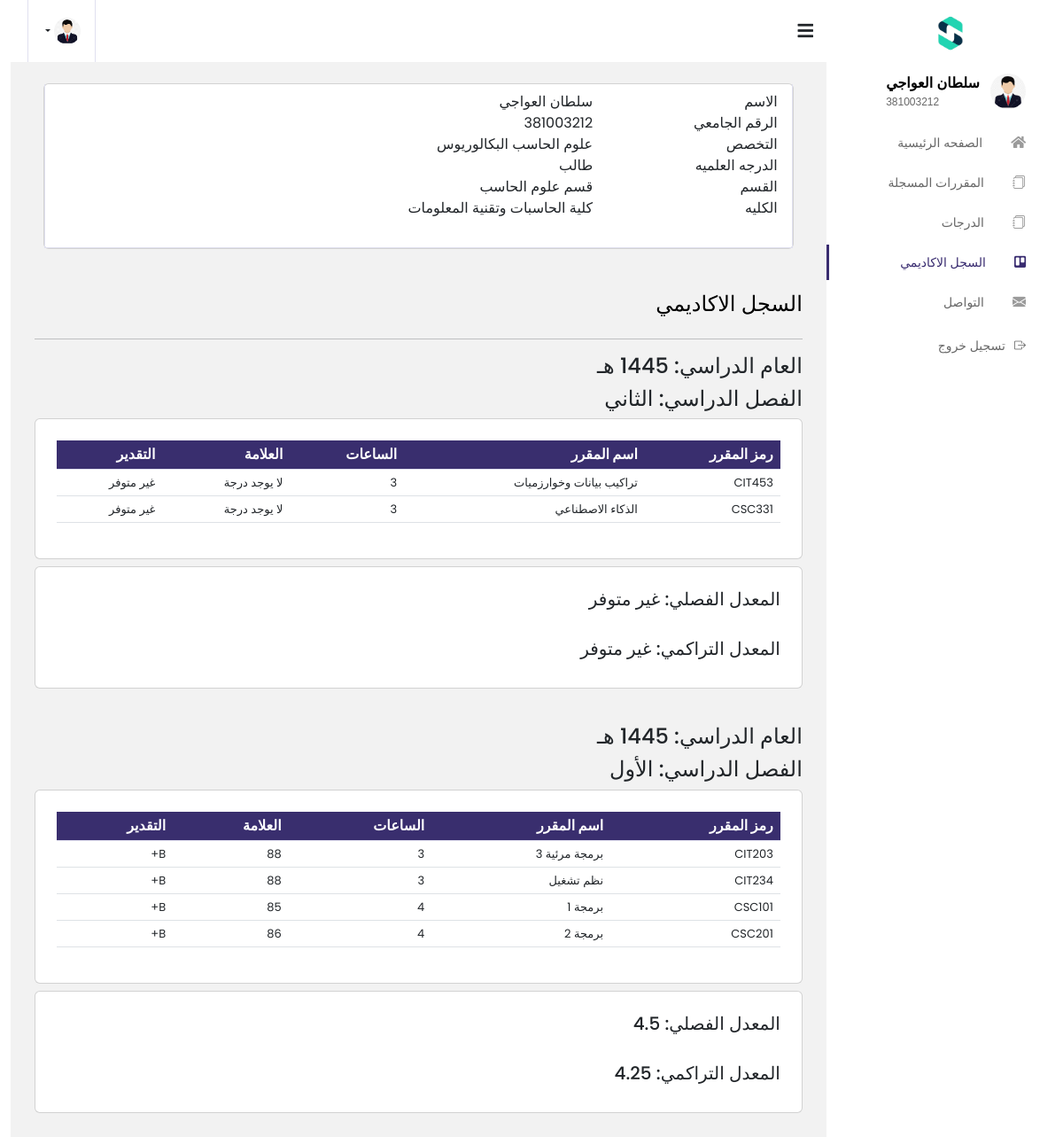
/Actors/student/acadmic_record.php (signed in), run on an earlier commit of the app's database.
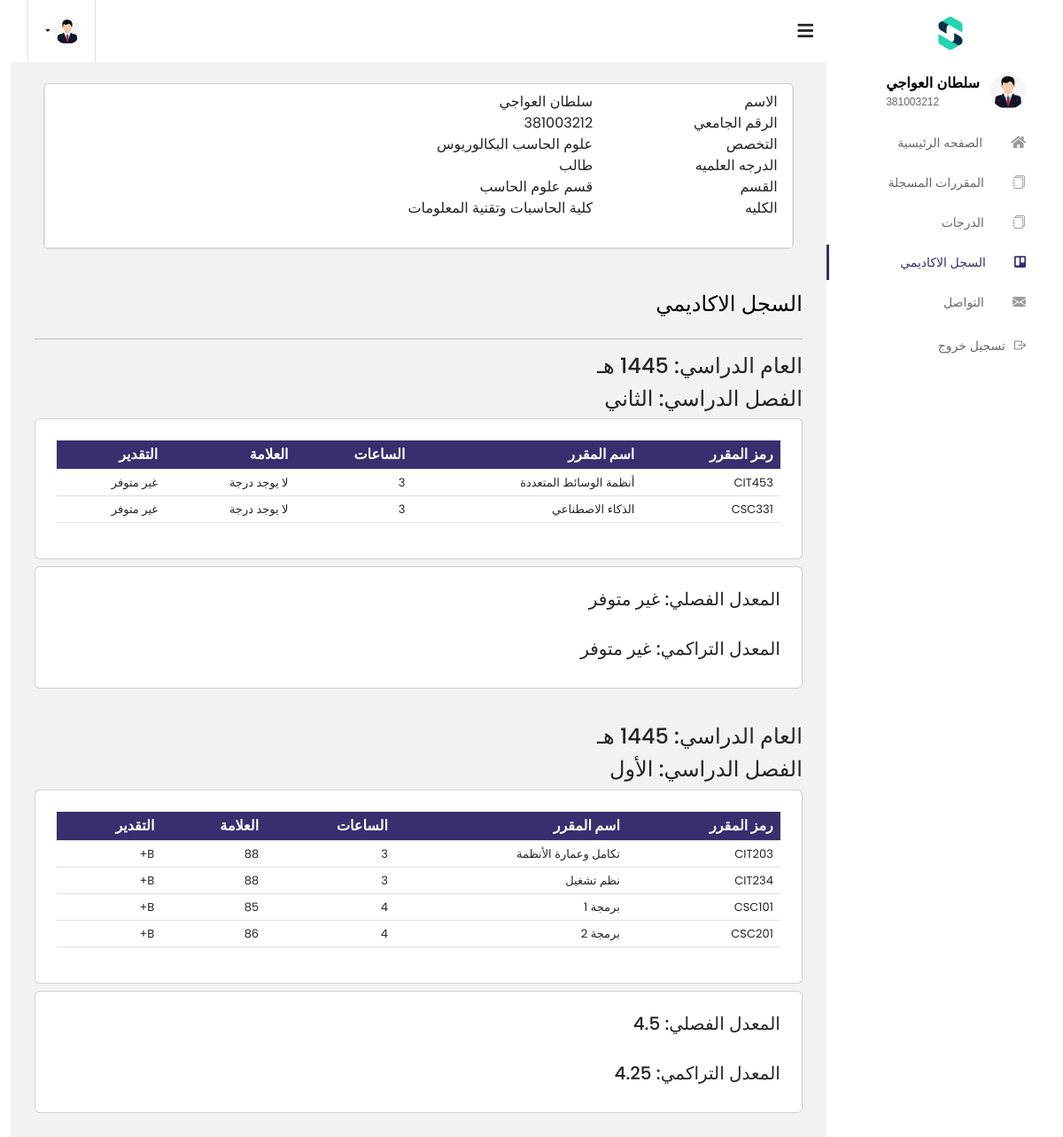
And on a later commit of the database.
### tables this page shows
CREATE TABLE `programs` (
  `Program_ID` int(6) NOT NULL,
  `Program_Name` varchar(50) NOT NULL
);

CREATE TABLE `departments` (
  `Department_ID` int(4) NOT NULL,
  `Department_Name` varchar(100) NOT NULL
);

CREATE TABLE `colleges` (
  `College_ID` int(2) NOT NULL,
  `College_Name` varchar(100) NOT NULL
);

CREATE TABLE `academic_record` (
  `student_id` int(9) NOT NULL,
  `subject_code` varchar(6) NOT NULL,
  `Semster_Number` int(3) NOT NULL,
  `grade` int(3) NOT NULL
);

CREATE TABLE `subjects` (
  `subject_code` varchar(6) NOT NULL,
  `Program_ID` int(6) NOT NULL,
  `subject_name` varchar(70) NOT NULL,
  `credit_hours` int(1) NOT NULL
);

### Actors/student/acadmic_record.php (the view, shortened to what the rows shown need)
<!DOCTYPE html>
<html lang="en">
<head>
  <link href="https://cdn.jsdelivr.net/npm/bootstrap-icons@1.7.2/font/bootstrap-icons.css" rel="stylesheet">
  <?php
  $navbar_path = "tools/css.php";
  for ($i = 0; $i < 9; $i++) {
    $path = str_repeat("../", $i) . $navbar_path;
    if (file_exists($path)) {
      break;
    }
  }
  ?>
</head>
<body class="rtl">
  <div class="container-scroller">
<?php
$navbar_path = "Navbar/rtl/nav.php";
for ($i = 0; $i < 9; $i++) {
    $path = str_repeat("../", $i) . $navbar_path;
    if (file_exists($path)) {
        break;
    }
}
?>
    <div class="main-panel">
      <div class="content-wrapper">
        <div class="raw">
        <?php
$loading_path = "content/content.php";
for ($i = 0; $i < 9; $i++) {
    $path = str_repeat("../", $i) . $loading_path;
    if (file_exists($path)) {
        include $path;
        break;
    }
}
?>
        </div>
        <br><br>
        <div class="row">
          <?php
          $semester_displayed = false;
          $GPA = 0;
          $sql = "SELECT
          CONCAT('14', LEFT(cs.Semester_Number, 2)) AS academic_year,
          CASE RIGHT(cs.Semester_Number, 1)
              WHEN '0' THEN 'التحضيري'
              WHEN '1' THEN 'الأول'
              WHEN '2' THEN 'الثاني'
              WHEN '3' THEN 'الثالث'
              WHEN '4' THEN 'الرابع'
              WHEN '5' THEN 'الخامس'
              WHEN '6' THEN 'السادس'
              WHEN '7' THEN 'السابع'
              WHEN '8' THEN 'الثامن'
              WHEN '9' THEN 'التاسع'
          END AS semester,
          cs.subject_code AS course_code,
          sub.subject_name AS course_name,
          sub.credit_hours,
          IFNULL(ar.grade, 'لا يوجد درجة') AS grade,
          IFNULL(sg.GPA, 'غير متوفر') AS student_GPA
          FROM current_semester cs
          JOIN subjects sub ON cs.subject_code = sub.subject_code
          LEFT JOIN academic_record ar ON cs.student_id = ar.student_id AND cs.subject_code = ar.subject_code AND cs.Semester_Number = ar.Semster_Number
          LEFT JOIN student_gpa sg ON cs.student_id = sg.student_ID AND cs.Semester_Number = sg.Semster_Number
          WHERE cs.student_id = {$_SESSION['Account_ID']}
          AND cs.Semester_Number = (SELECT MAX(Semester_Number)  FROM current_semester WHERE student_id = {$_SESSION['Account_ID']}  )";
          $result = $conn->query($sql);
          if ($result->num_rows > 0) {
            while ($row = $result->fetch_assoc()) {
              if (!$semester_displayed) {
                $semester_displayed = true;
                echo "<div class='col-xxl-12 col-md-12'>
                <div class='card info-card sales-card'>
                <div class='card-body'>
                <div class='table-responsive'>
                <table class='table'><thead>
                <tr>
                  <th scope='col'>رمز المقرر</th>
                  <th scope='col'>اسم المقرر</th>
                  <th scope='col'>الساعات</th>
                  <th scope='col'>العلامة</th>
                  <th scope='col'>التقدير</th>
                </tr></thead><tbody>";
              }
              if (!empty($row['grade']) && is_numeric($row['grade'])) {
                if ($row['grade'] >= 95) {
                  $mark = "A+";
                } else if ($row['grade'] >= 90) {
                  $mark = "A";
                } else if ($row['grade'] >= 85) {
                  $mark = "B+";
                } else if ($row['grade'] >= 80) {
                  $mark = "B";
                } else if ($row['grade'] >= 75) {
                  $mark = "C+";
                } else if ($row['grade'] >= 70) {
                  $mark = "C";
                } else if ($row['grade'] >= 65) {
                  $mark = "D+";
                } else if ($row['grade'] >= 60) {
                  $mark = "D";
                } else {
                  $mark = "F";
                }
              } else {
                $mark = "غير متوفر";
              }
              $GPA = $row['student_GPA'];
              $subject_grade_hours[] = array(
                'grade' => $row['grade'],
                'credit_hours' => $row['credit_hours']
              );
            }
            $smesterGb = calculateGPA($subject_grade_hours);
            echo "</tbody></table></div></div></div></div><h1></h1>
                  <div class='col-xxl-12 col-md-12'>
                  <div class='card info-card sales-card'>
                  <div class='card-body'>
                  <h5>المعدل الفصلي: $smesterGb </h5><br>
                  <h5>المعدل التراكمي: $GPA</h5></div></div><br></div><h1><h1>";
          } else {
            echo "
            <div class='alert alert-danger'><p></p>";
          }
          ?>
          <?php
          function calculateGPA($data)
          {
            $total_points = 0;
            $total_hours = 0;
            foreach ($data as $course) {
              $grade = $course['grade'];
              $hours = $course['credit_hours'];
              if (!empty($grade) && is_numeric($grade)) {
                if ($grade >= 95) {
                  $points = 5.0;
                } elseif ($grade >= 90) {
                  $points = 4.75;
                } elseif ($grade >= 85) {
                  $points = 4.5;
                } elseif ($grade >= 80) {
                  $points = 4.0;
                } elseif ($grade >= 75) {
                  $points = 3.5;
                } elseif ($grade >= 70) {
                  $points = 3.0;
                } elseif ($grade >= 65) {
                  $points = 2.5;
                } elseif ($grade >= 60) {
                  $points = 2.0;
                } else {
                  $points = 1.0;
                }
                $total_points += $points * $hours;
                $total_hours += $hours;
              }
            }
            if ($total_hours > 0) {
              $GPA = $total_points / $total_hours;
              return round($GPA, 2);
            } else {
              return "غير متوفر";
            }
          }
          $current_academic_year = "";
          $current_semester = "";
          $GPA = 0;
          $sql = "SELECT
          CONCAT('14', LEFT(ar.Semster_Number, 2)) AS academic_year,
          CASE RIGHT(ar.Semster_Number, 1)
              WHEN '0' THEN 'التحضيري'
              WHEN '1' THEN 'الأول'
              WHEN '2' THEN 'الثاني'
              WHEN '3' THEN 'الثالث'
              WHEN '4' THEN 'الرابع'
              WHEN '5' THEN 'الخامس'
              WHEN '6' THEN 'السادس'
              WHEN '7' THEN 'السابع'
              WHEN '8' THEN 'الثامن'
              WHEN '9' THEN 'التاسع'
          END AS semester,
          ar.subject_code,
          s.subject_name,
          s.credit_hours,
          COALESCE(ar.grade, 'لا يوجد درجة') AS grade,
          COALESCE(sg.GPA, 'غير متوفر') AS gpa
      FROM
          academic_record ar
      LEFT JOIN
          subjects s ON ar.subject_code = s.subject_code
      LEFT JOIN
          student_gpa sg ON ar.student_ID = sg.student_ID AND ar.Semster_Number = sg.Semster_Number
      WHERE
          ar.student_ID = {$_SESSION['Account_ID']}
          AND ar.Semster_Number NOT IN (SELECT Semester_Number FROM current_semester WHERE student_id = {$_SESSION['Account_ID']} ORDER BY ar.Semster_Number DESC)";
          $result = $conn->query($sql);
          if ($result->num_rows > 0) {
            while ($row = $result->fetch_assoc()) {
              if ($current_academic_year != $row['academic_year'] || $current_semester != $row['semester']) {
                echo "<h4>العام الدراسي: " . $row['academic_year'] . " هـ</h4>";
                echo "<h4>الفصل الدراسي: " . $row['semester'] . "</h4>";
                echo "<div class='col-xxl-12 col-md-12'>
                <div class='card info-card sales-card'>
                <div class='card-body'>
                <div class='table-responsive'>
                <table class='table'>
                <thead><tr>
                <th scope='col'>رمز المقرر</th>
                <th scope='col'>اسم المقرر</th>
                <th scope='col'>الساعات</th>
                <th scope='col'>العلامة</th>
                <th scope='col'>التقدير</th>
                </tr></thead><tbody>";
                $current_academic_year = $row['academic_year'];
                $current_semester = $row['semester'];
              }
              if (!empty($row['grade']) && is_numeric($row['grade'])) {
                if ($row['grade'] >= 95) {
                  $mark = "A+";
                } else if ($row['grade'] >= 90) {
                  $mark = "A";
                } else if ($row['grade'] >= 85) {
                  $mark = "B+";
                } else if ($row['grade'] >= 80) {
                  $mark = "B";
                } else if ($row['grade'] >= 75) {
                  $mark = "C+";
                } else if ($row['grade'] >= 70) {
                  $mark = "C";
                } else if ($row['grade'] >= 65) {
                  $mark = "D+";
                } else if ($row['grade'] >= 60) {
                  $mark = "D";
                } else {
                  $mark = "F";
                }
              } else {
                $mark = "غير متوفر";
              }
              echo "<tr><td>" . $row['subject_code'] . "</td>
                      <td>" . $row['subject_name'] . "</td>
                      <td>" . $row['credit_hours'] . "</td>
                      <td>" . $row['grade'] . "</td>
                      <td>$mark</td></tr>";
              $subject_grade_hours[] = array(
                'grade' => $row['grade'],
                'credit_hours' => $row['credit_hours']
              );
              $GPA = $row['gpa'];
            }
            $smester_GPA = calculateGPA($subject_grade_hours);
            echo "</tbody></table></div></div></div>
                </div><h1></h1>
                <div class='col-xxl-12 col-md-12'>
                <div class='card info-card sales-card'>
                <div class='card-body'><h5>المعدل الفصلي: $smester_GPA</h5>
                <br><h5>المعدل التراكمي: $GPA</h5></div>
                </div><br></div>
                <h1><h1>";
          } else {
            echo "
            <div class='alert alert-danger'>تنبيه<hr><p>لا توجد نتائج متاحة لعرضها.</p>";
          }
          ?>
        </div>
      </div>
    </div>
  </div>
  </div>
</body>
<link href="https://stackpath.bootstrapcdn.com/bootstrap/5.3.0/css/bootstrap.min.css" rel="stylesheet">
</html>

### content/content.php (shortened to what the rows shown need)
<?php
  if(isset($_SESSION['role']) && $_SESSION['role'] == '1') {
?>
        <div class="col-xxl-12 col-md-12">
          <div class="card info-card revenue-card">
              <div class="tab-content pt-2">
                <div class="tab-pane fade show active profile-overview" id="profile-overview">
                <?php
$sql4 = "SELECT * FROM students WHERE student_id = '{$_SESSION['Account_ID']}'";
$result4 = $conn->query($sql4);
if ($result4->num_rows > 0) {
    $row4 = $result4->fetch_assoc();
    $sql5 = "SELECT * FROM programs WHERE Program_ID = {$row4['Program_ID']}";
    $result5 = $conn->query($sql5);
    $firstDigit = substr($row4['Program_ID'], 0, 1);
    $startPosition = 1;
    $middleDigits = substr($row4['Program_ID'], $startPosition, 2);
    $sql6 = "SELECT * FROM colleges WHERE College_ID = $firstDigit";
    $result6 = $conn->query($sql6);
    if ($result6->num_rows > 0) {
        $row6 = $result6->fetch_assoc();
        $College_Name= $row6['College_Name'];
    }
    $sql7 = "SELECT * FROM departments WHERE Department_ID = '{$firstDigit}{$middleDigits}'";
    $result7 = $conn->query($sql7);
    if ($result7->num_rows > 0) {
        $row7 = $result7->fetch_assoc();
        $Department_Name= $row7['Department_Name'];
    }
    if ($result5->num_rows > 0) {
        $row5 = $result5->fetch_assoc();
    } else {
        echo "
        <div class='alert alert-danger'>
            <p>تنبيه: لا يوجد بيانات برنامج</p>
        </div>";
        $row5 = array('Program_Name' => 'برنامج غير معروف');
    }
    if (isset($_SESSION['role'])) {
        switch ($_SESSION['role']) {
            case '1':
                $Degree = "طالب";
                $Major = $row5['Program_Name'];
                break;
        }
    }
}
                ?>
                  <div class="row">
                    <div class="col-lg-3 col-md-4 label ">الاسم</div>
                    <div class="col-lg-9 col-md-8"><?php echo $_SESSION['Name'] ?></div>
                  </div>
                  <div class="row">
                    <div class="col-lg-3 col-md-4 label ">الرقم الجامعي</div>
                    <div class="col-lg-9 col-md-8"><?php echo $_SESSION['Account_ID'] ?></div>
                  </div>
                  <div class="row">
                    <div class="col-lg-3 col-md-4 label ">التخصص</div>
                    <div class="col-lg-9 col-md-8"><?php echo $Major ?></div>
                  </div>
                  <div class="row">
                    <div class="col-lg-3 col-md-4 label">الدرجه العلميه</div>
                    <div class="col-lg-9 col-md-8"><?php echo $Degree ?></div>
                  </div>
                  <div class="row">
                    <div class="col-lg-3 col-md-4 label">القسم</div>
                    <div class="col-lg-9 col-md-8"><?php echo $Department_Name ?></div>
                  </div>
                  <div class="row">
                    <div class="col-lg-3 col-md-4 label">الكليه</div>
                    <div class="col-lg-9 col-md-8"><?php echo $College_Name ?></div>
                  </div>
          </div>
        </div>
          </div>
        </div>
        <?php }?>

What changed in the data, as far as the page shows it:
changed through a linked row, academic_record "CIT203": subjects.subject_name "برمجة مرئية 3" → "تكامل وعمارة الأنظمة"
Also different on the page:
new list line: "العام الدراسي: هـ الفصل الدراسي: الثاني رمز المقرر اسم المقرر الساعات العلامة التقدير CIT453 أنظمة الوسائط المتعددة 3 لا يوجد درجة غير متوفر"
list line gone: "العام الدراسي: هـ الفصل الدراسي: الثاني رمز المقرر اسم المقرر الساعات العلامة التقدير CIT453 تراكيب بيانات وخوارزميات 3 لا يوجد درجة غير متوفر"
